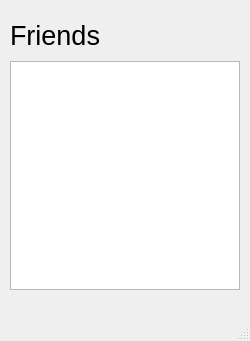
<?xml version="1.0" encoding="UTF-8"?>
<ui version="4.0">
 <class>mainWindow</class>
 <widget class="QMainWindow" name="mainWindow">
  <property name="geometry">
   <rect>
    <x>0</x>
    <y>0</y>
    <width>250</width>
    <height>341</height>
   </rect>
  </property>
  <property name="sizePolicy">
   <sizepolicy hsizetype="Fixed" vsizetype="Preferred">
    <horstretch>0</horstretch>
    <verstretch>0</verstretch>
   </sizepolicy>
  </property>
  <property name="minimumSize">
   <size>
    <width>250</width>
    <height>341</height>
   </size>
  </property>
  <property name="maximumSize">
   <size>
    <width>250</width>
    <height>341</height>
   </size>
  </property>
  <property name="windowTitle">
   <string>FriendsList</string>
  </property>
  <property name="autoFillBackground">
   <bool>false</bool>
  </property>
  <property name="animated">
   <bool>true</bool>
  </property>
  <widget class="QWidget" name="centralWidget">
   <property name="minimumSize">
    <size>
     <width>250</width>
     <height>300</height>
    </size>
   </property>
   <property name="maximumSize">
    <size>
     <width>250</width>
     <height>300</height>
    </size>
   </property>
   <layout class="QVBoxLayout" name="verticalLayout">
    <property name="leftMargin">
     <number>10</number>
    </property>
    <property name="topMargin">
     <number>0</number>
    </property>
    <property name="rightMargin">
     <number>10</number>
    </property>
    <property name="bottomMargin">
     <number>10</number>
    </property>
    <item>
     <layout class="QVBoxLayout" name="verticalLayout_2">
      <property name="spacing">
       <number>10</number>
      </property>
      <property name="topMargin">
       <number>20</number>
      </property>
      <property name="bottomMargin">
       <number>0</number>
      </property>
      <item>
       <widget class="QLabel" name="label">
        <property name="font">
         <font>
          <family>Ubuntu</family>
          <pointsize>20</pointsize>
         </font>
        </property>
        <property name="text">
         <string>Friends</string>
        </property>
       </widget>
      </item>
      <item>
       <widget class="QListWidget" name="friendList">
        <property name="font">
         <font>
          <pointsize>16</pointsize>
         </font>
        </property>
       </widget>
      </item>
     </layout>
    </item>
   </layout>
  </widget>
  <widget class="QMenuBar" name="menuBar">
   <property name="geometry">
    <rect>
     <x>0</x>
     <y>0</y>
     <width>250</width>
     <height>21</height>
    </rect>
   </property>
  </widget>
  <widget class="QStatusBar" name="statusBar"/>
 </widget>
 <layoutdefault spacing="6" margin="11"/>
 <resources/>
 <connections/>
</ui>
